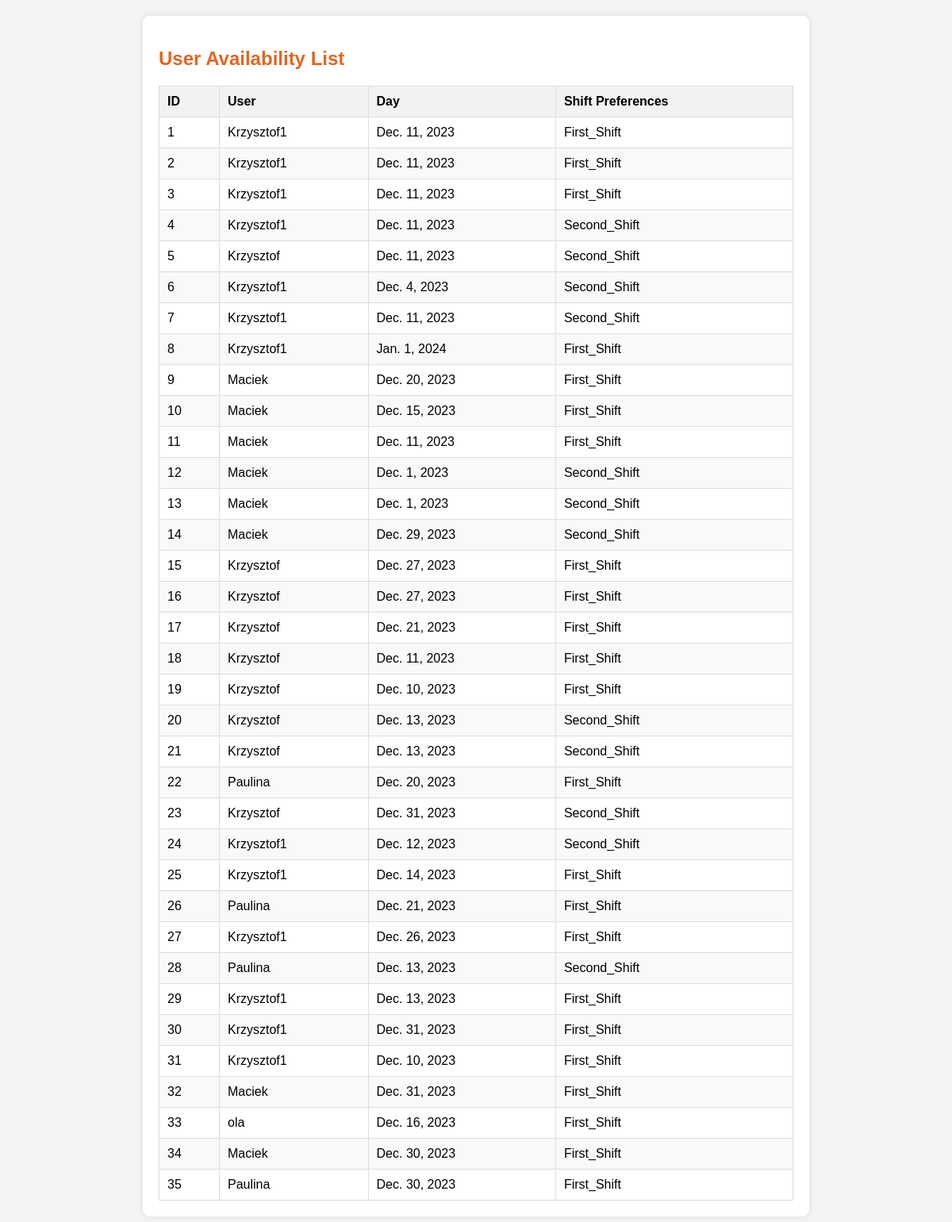
Page /availability_list (signed in) on the earlier database version.
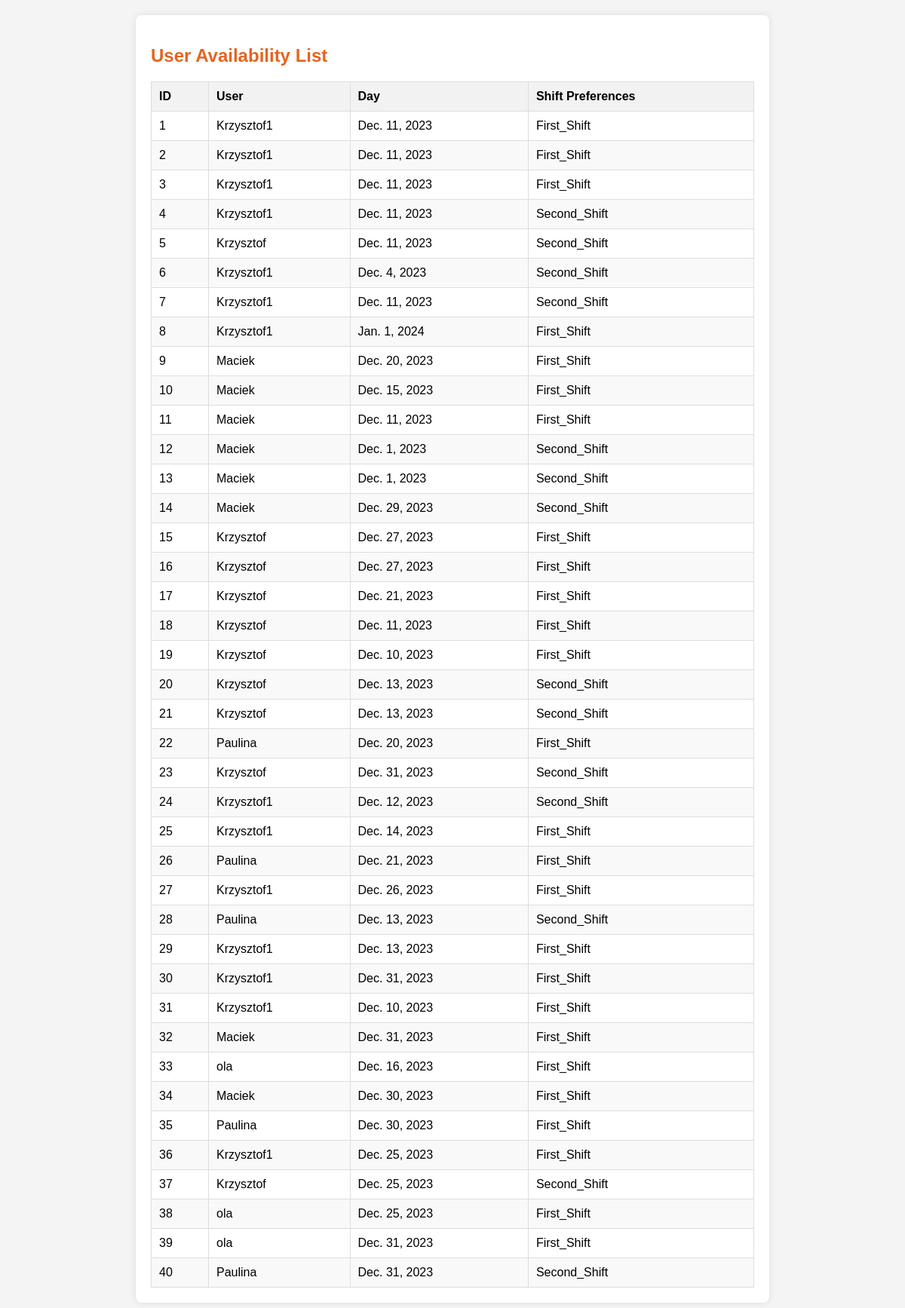
Same page on the later database version.
### viewer/models.py (models this page shows, shortened)
class UserAvailability(models.Model):
    user_availability_id = models.AutoField(primary_key=True)
    user_id = models.ForeignKey(User, on_delete=models.CASCADE)
    day = models.DateField(blank=True)
    shift_preferences = models.CharField(max_length=20, choices=SHIFT_CHOICES)

### viewer/views.py (the view)
# urls.py: path('availability_list', views.availability_list, name='availability_list'),
def availability_list(request):
    if request.user.is_staff:
        user_availabilities = UserAvailability.objects.all()
    else:
        user_availabilities = UserAvailability.objects.filter(user_id=request.user)
    context = {
        'user_availabilities': user_availabilities,
    }
    return render(request, 'schedule/availability_list.html', context)

### viewer/templates/schedule/availability_list.html (shortened to what this page needs)
<!DOCTYPE html>
<html lang="en">
<head>
</head>
<body>
<div class="container">
    <h2>User Availability List</h2>
    {% if user_availabilities %}
        <table class="availability-table">
            <thead>
                <tr>
                    <th onclick="sortTable(0)">ID</th>
                    <th onclick="sortTable(1)">User</th>
                    <th onclick="sortTable(2)">Day</th>
                    <th onclick="sortTable(3)">Shift Preferences</th>
                </tr>
            </thead>
            <tbody>
                {% for availability in user_availabilities %}
                    <tr>
                        <td>{{ availability.user_availability_id }}</td>
                        <td>{{ availability.user_id.username }}</td>
                        <td>{{ availability.day }}</td>
                        <td>{{ availability.shift_preferences }}</td>
                    </tr>
                {% endfor %}
            </tbody>
        </table>
    {% else %}
        <p>No availabilities found.</p>
    {% endif %}
</div>
</body>
</html>

### viewer/templates/schedule/availability_list.html (style rules this page uses)
body { font-family: Arial, sans-serif; background-color: #f4f4f4; margin: 0; padding: 0; }
.container { max-width: 800px; margin: 20px auto; background-color: #fff; padding: 20px; box-shadow: 0 0 10px rgba(0, 0, 0, 0.1); border-radius: 8px; }
h2 { color: rgba(224, 91, 19, 0.94); }
.availability-table { width: 100%; border-collapse: collapse; margin-top: 20px; }
.availability-table th, .availability-table td { border: 1px solid #ddd; padding: 10px; text-align: left; cursor: pointer; }
.availability-table th { background-color: #f2f2f2; }
.availability-table tbody tr:nth-child(even) { background-color: #f9f9f9; }

Differences in the rows shown:
added UserAvailability: user_availability_id "36", user_id.username "Krzysztof1", day "Dec. 25, 2023", shift_preferences "First_Shift"
added UserAvailability: user_availability_id "37", user_id.username "Krzysztof", day "Dec. 25, 2023", shift_preferences "Second_Shift"
added UserAvailability: user_availability_id "38", user_id.username "ola", day "Dec. 25, 2023", shift_preferences "First_Shift"
added UserAvailability: user_availability_id "39", user_id.username "ola", day "Dec. 31, 2023", shift_preferences "First_Shift"
added UserAvailability: user_availability_id "40", user_id.username "Paulina", day "Dec. 31, 2023", shift_preferences "Second_Shift"
